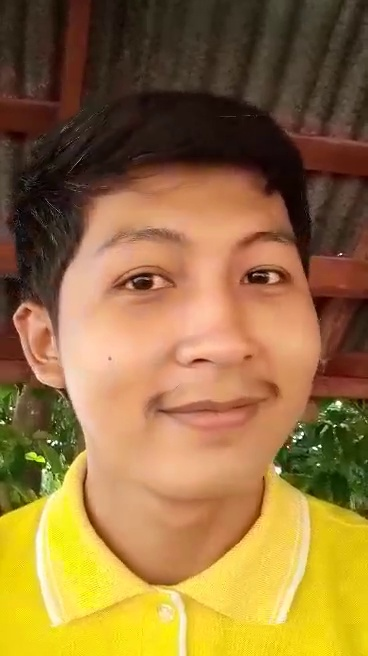
#> input picture training-data/a1/102.jpg, 368 x 656 px
$ jupyter execute --allow-errors face_recognition.ipynb
#> lines starting #> are read from the running program, lines starting #| are printed output that depends on the picture; pictures that were not available may be replaced by others from this repository, and a replacement may not be noted
[cell 1]
# import required libraries
import cv2 as cv
import numpy as np
import os
import matplotlib.pyplot as plt

def detect_face(img):
    '''
    function to detect face
    '''

    gray = cv.cvtColor(img, cv.COLOR_BGR2GRAY)

    face_cascade = cv.CascadeClassifier(cv.data.haarcascades + 'haarcascade_frontalface_default.xml')
    faces = face_cascade.detectMultiScale(gray, scaleFactor=1.2, minNeighbors=5)

    # if no faces are detected then return original img
    if len(faces) == 0:
        return None, None

    # under the assumption that there will be only one face,
    # extract the face area
    (x, y, w, h) = faces[0]

    # return the face part of the image, coordinate points to draw rectangle
    return gray[y:y + w, x:x + h], faces[0]

def prepare_training_data(data_folder_path):
    '''function for data preparing'''
#> called with data_folder_path = 'training-data/'
#     get the dictionary in data folder
    dirs = os.listdir(data_folder_path)

#     list to hold all subject faces
    faces = []

#     list of labels of all subjects
    lables = []

#     let's go through each directory and get all imgs within it
    for dir_names in dirs:

#         because our dir names start with "a" so
        if not dir_names.startswith("a"):
            continue

#         remove letter 'a' to give label
        lable = int(dir_names.replace('a', ''))

#         get subject data part
        subject_data_path = data_folder_path + '/' + dir_names

#         get the images name inside the subject directory
        subject_image_name = os.listdir(subject_data_path)

#         ignore cache file
        for image_names in subject_image_name:
            if image_names.startswith('.'):
                continue

#             build image path
            image_path = subject_data_path + '/' + image_names

#             read image
            image = cv.imread(image_path)
#> image is the input picture: shape (656, 368, 3); mean B, G, R 61.9, 114.4, 150.1

#             show image
            cv.imshow('Training Images...', cv.resize(image, (400,500)))
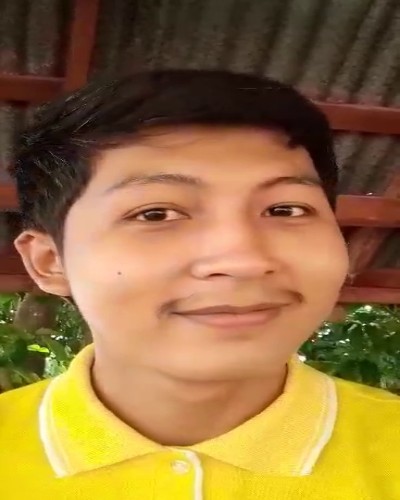
#> window 'Training Images...': shape (500, 400, 3); mean B, G, R 61.8, 114.2, 149.9

            cv.waitKey(100)
#             detect face
            face, rect = detect_face(image)
#> in detect_face, `gray = cv.cvtColor(img, cv.COLOR_BGR2GRAY)`:
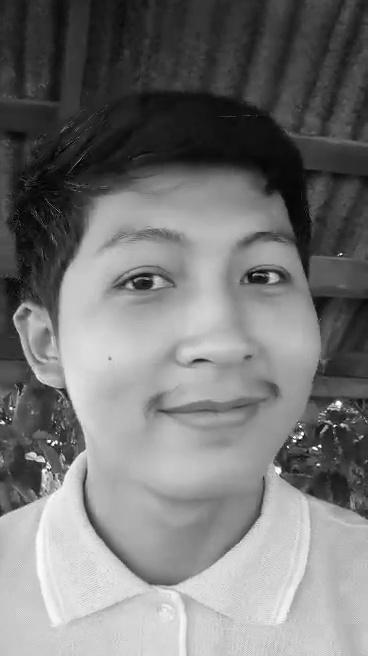
#> gray: shape (656, 368); min 1, max 252, mean 119.1
#> in detect_face, `faces = face_cascade.detectMultiScale(gray, scaleFactor=1.2, minNeighb..`: faces = [[51, 169, 298, 298]]
#> in detect_face, `(x, y, w, h) = faces[0]`: x = 51; y = 169; w = 298
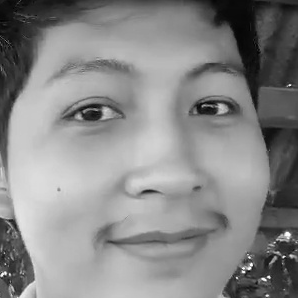
#> face: shape (298, 298); min 2, max 251, mean 136.1
#> rect = [51, 169, 298, 298]

#             ignore if the face is not found
            if face is not None:

#                 add face to the list of faces
                faces.append(face)

#                 add lables for this face
                lables.append(lable)
    cv.waitKey(1)
    cv.destroyAllWindows()

    return faces, lables

print('Preparing data...')
faces, labels = prepare_training_data('training-data/')
print('Data prepared')

print('total faces', len(faces))
print('tatal lables', len(labels))

# subjects
subjects = [" ", "Myo Min Aung", "Steve Job"] #0 for blank

# create LBPH face recognizer
face_recognizer = cv.face.LBPHFaceRecognizer_create()

# train our face recognizer of our training face
face_recognizer.train(faces, np.array(labels))

def draw_rectangle(img, rect):
    """function to draw rectangle"""
    (x,y,w,h) = rect
    cv.rectangle(img, (x,y), (x+w, y+h), (0,255,0), 4)

def write_text(img, text, x, y):
    '''function to write text'''
    cv.putText(img, text, (x,y), cv.FONT_HERSHEY_COMPLEX, 1, (0,255,0), 2)

def predict(test_img):
    '''function to recognize the person in input image and draw a rectangle on his face'''

    # make a copy of original image because we don't want to do on original image
    img = test_img.copy()

    # detect face from the image
    face, rect = detect_face(img)

    # predict image using our face recognizer
    label = face_recognizer.predict(face) #it returns only labels

    # get the names of respective labels returned by the face recognizer
    label_text = subjects[label[0]]

    # draw rectangle around the detected face
    draw_rectangle(img, rect)

    # draw name of predict person
    write_text(img, label_text, rect[0], rect[1] - 5)

    # return result image
    return img

# load test images
test_img1 = cv.imread("test-data/test1.jpg")
test_img2 = cv.imread("test-data/test2.jpg")

# perform a predection
#> (the rest of this cell did not finish here and is left out)

[cell 2]
# Opens the Video file
import cv2

cap= cv2.VideoCapture('person1_video/myominaung.mp4')
i=0
while(cap.isOpened()):
    ret, frame = cap.read()
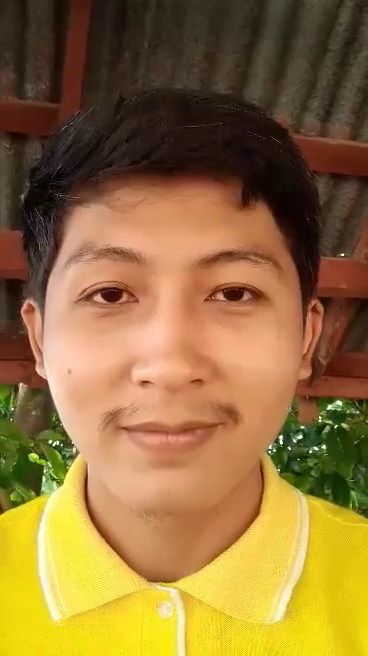
#> input picture frame 19 of videos/person1_video/person1.mp4, 368 x 656 px, given in place of myominaung.mp4, which was not available
#> frame is the input picture: shape (656, 368, 3); mean B, G, R 58.8, 112.8, 147.1
    if ret == False:
        break
    cv2.imwrite(str(i)+'.jpg',frame)
    i+=1

    if cv2.waitKey(1) & 0xff == ord('q'):
#> (key q is pressed here)
        break

cap.release()
cv2.destroyAllWindows()
